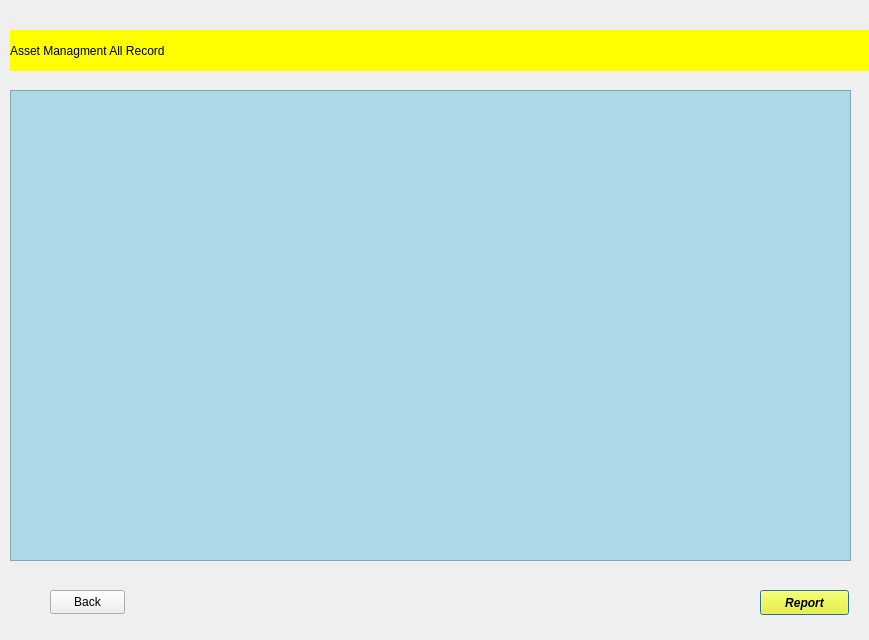
<?xml version="1.0" encoding="UTF-8"?>
<ui version="4.0">
 <class>AssetRecord</class>
 <widget class="QDialog" name="AssetRecord">
  <property name="geometry">
   <rect>
    <x>0</x>
    <y>0</y>
    <width>869</width>
    <height>640</height>
   </rect>
  </property>
  <property name="windowTitle">
   <string>Dialog</string>
  </property>
  <widget class="QPushButton" name="pushButton">
   <property name="geometry">
    <rect>
     <x>760</x>
     <y>590</y>
     <width>89</width>
     <height>25</height>
    </rect>
   </property>
   <property name="font">
    <font>
     <italic>true</italic>
     <bold>true</bold>
    </font>
   </property>
   <property name="styleSheet">
    <string notr="true">background-color:yellow;</string>
   </property>
   <property name="text">
    <string>Report</string>
   </property>
  </widget>
  <widget class="QTableView" name="tableView">
   <property name="geometry">
    <rect>
     <x>10</x>
     <y>90</y>
     <width>841</width>
     <height>471</height>
    </rect>
   </property>
   <property name="styleSheet">
    <string notr="true">background-color:lightblue;</string>
   </property>
  </widget>
  <widget class="QLabel" name="label">
   <property name="geometry">
    <rect>
     <x>10</x>
     <y>30</y>
     <width>921</width>
     <height>41</height>
    </rect>
   </property>
   <property name="styleSheet">
    <string notr="true">font: 700 italic 14pt &quot;Segoe UI&quot;;
background-color:yellow;</string>
   </property>
   <property name="text">
    <string>Asset Managment All Record</string>
   </property>
  </widget>
  <widget class="QPushButton" name="back">
   <property name="geometry">
    <rect>
     <x>50</x>
     <y>590</y>
     <width>75</width>
     <height>24</height>
    </rect>
   </property>
   <property name="text">
    <string>Back</string>
   </property>
  </widget>
 </widget>
 <resources/>
 <connections/>
</ui>
